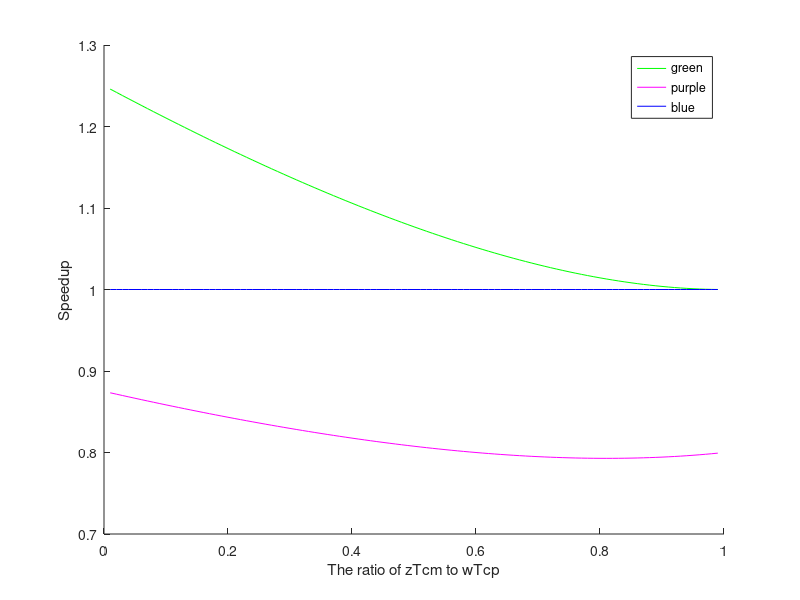

Source code (MATLAB):
%%
times= [];
minr = 0.01;
maxr = 0.99;

for sigma = minr:0.01:maxr
    B = [1
        0
        0
        0];
    A= [1 4 3 2
        1 -1 0 0
        0 sigma-1 1 0
        0 sigma-1 sigma 1
        ];
    X = A\B;
    times = [times;1/X(1)];
end

X = minr:0.01:maxr;
Y = times';
Y1 = Y;
%%
times= [];
minr = 0.01;
maxr = 0.99;
for sigma = minr:0.01:maxr
    
    B = [1
        0
        0
        0];
    
    A= [1 3 2 1
        1 -1 0 0
        0 sigma-1 1 0
        0 sigma-1 sigma 1];
    
    X = A\B;
    times = [times;1/X(1)];
end

X = minr:0.01:maxr;
Y = times';
Y2 = Y;

hold on

%%
times= [];
minr = 0.01;
maxr = 0.99;
for sigma = minr:0.01:maxr
    
    B = [1
        0
        0];
    
    A= [1 4 3
        1 -1 0
        0 sigma-1 1];
    
    X = A\B;
    times = [times;1/X(1)];
end

X = minr:0.01:maxr;
Y = times';
Y3 = Y;

hold on

plot(X,Y1./Y3 ,'g');
plot(X,Y2./Y3,'m');
plot(X,Y3./Y3,'b');

xlabel('The ratio of zTcm to wTcp');
ylabel('Speedup');

legend('green','purple','blue');
%%





